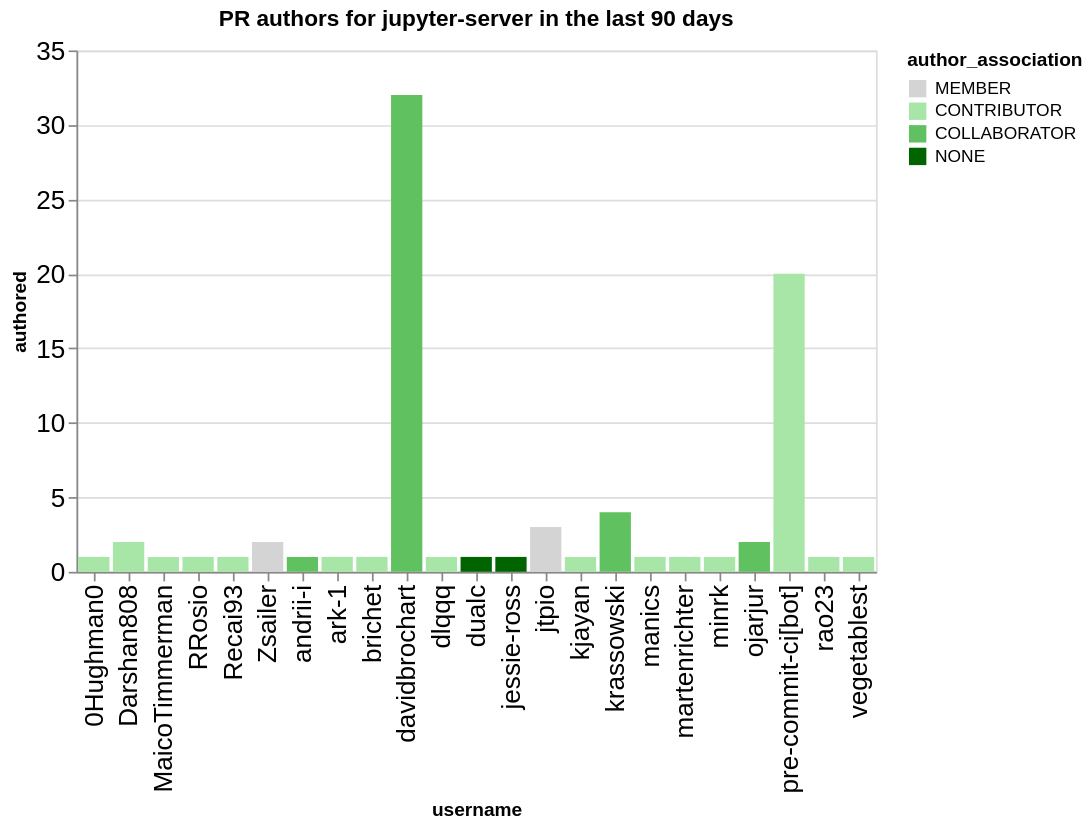

Notebook cell for this chart:
### Code cell
charts = []
title = f"PR authors for {github_org} in the last {n_days} days"
this_data = merged_by_repo.replace(np.nan, 0).groupby('username', as_index=False).agg({'authored': 'sum', 'author_association': 'first'})
this_data = this_data.sort_values('authored', ascending=False)
ch = alt.Chart(data=this_data, title=title).mark_bar().encode(
    x='username',
    y='authored',
    color=alt.Color('author_association', scale=alt.Scale(domain=author_types, range=author_colors))
)
ch

### Figure 1 — Vega-Lite specification as saved in the notebook (floating-point values rounded to 4 significant figures)
{"config": {"axisLeft": {"labelFontSize": 15}, "axisBottom": {"labelFontSize": 15}}, "data": {"name": "data-95a3ffa8722500cbe34be98f50e7fa0a"}, "mark": {"type": "bar"}, "encoding": {"color": {"field": "author_association", "scale": {"domain": ["MEMBER", "CONTRIBUTOR", "COLLABORATOR", "NONE"], "range": ["rgb(211.82745098039214, 211.82745098039214, 211.82745098039214)", "rgb(166.98562091503268, 229.89803921568628, 166.98562091503268)", "rgb(96.37647058823529, 192.75294117647059, 96.37647058823529)", "rgb(0.0, 100.3921568627451, 0.0)"]}, "type": "nominal"}, "x": {"field": "username", "type": "nominal"}, "y": {"field": "authored", "type": "quantitative"}}, "title": "PR authors for jupyter-server in the last 90 days", "$schema": "https://vega.github.io/schema/vega-lite/v5.20.1.json", "datasets": {"data-95a3ffa8722500cbe34be98f50e7fa0a": [{"username": "davidbrochart", "authored": 32, "author_association": "COLLABORATOR"}, {"username": "pre-commit-ci[bot]", "authored": 20, "author_association": "CONTRIBUTOR"}, {"username": "krassowski", "authored": 4, "author_association": "COLLABORATOR"}, {"username": "jtpio", "authored": 3, "author_association": "MEMBER"}, {"username": "Darshan808", "authored": 2, "author_association": "CONTRIBUTOR"}, {"username": "Zsailer", "authored": 2, "author_association": "MEMBER"}, {"username": "ojarjur", "authored": 2, "author_association": "COLLABORATOR"}, {"username": "andrii-i", "authored": 1, "author_association": "COLLABORATOR"}, {"username": "Recai93", "authored": 1, "author_association": "CONTRIBUTOR"}, {"username": "RRosio", "authored": 1, "author_association": "CONTRIBUTOR"}, {"username": "MaicoTimmerman", "authored": 1, "author_association": "CONTRIBUTOR"}, {"username": "0Hughman0", "authored": 1, "author_association": "CONTRIBUTOR"}, {"username": "dlqqq", "authored": 1, "author_association": "CONTRIBUTOR"}, {"username": "brichet", "authored": 1, "author_association": "CONTRIBUTOR"}, {"username": "ark-1", "authored": 1, "author_association": "CONTRIBUTOR"}, {"username": "kjayan", "authored": 1, "author_association": "CONTRIBUTOR"}, {"username": "jessie-ross", "authored": 1, "author_association": "NONE"}, {"username": "dualc", "authored": 1, "author_association": "NONE"}, {"username": "manics", "authored": 1, "author_association": "CONTRIBUTOR"}, {"username": "minrk", "authored": 1, "author_association": "CONTRIBUTOR"}, {"username": "martenrichter", "authored": 1, "author_association": "CONTRIBUTOR"}, {"username": "rao23", "authored": 1, "author_association": "CONTRIBUTOR"}, {"username": "vegetablest", "authored": 1, "author_association": "CONTRIBUTOR"}]}}
